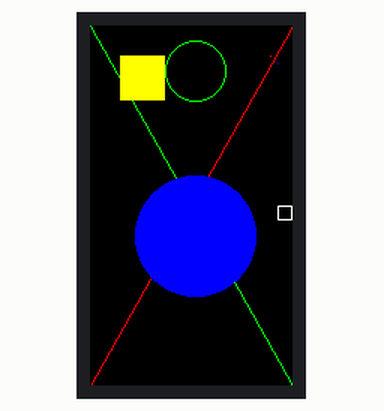
This sketch was run on a simulated ESP32. Parts: 135×240 colour display.

Above: at 0.2 s.

The sketch:

TTGO_Tutorial02.ino
```cpp
// TTGO Tutorial 02
// Reference: https://www.youtube.com/watch?v=AyumJUAFdZ0&ab_channel=VolosProjects

#include <TFT_eSPI.h>
#include <SPI.h>

TFT_eSPI tft = TFT_eSPI();

void setup() {
  // put your setup code here, to run once:
  tft.init();
  tft.fillScreen(TFT_BLACK);
  tft.drawPixel(120,20,TFT_RED);
  tft.drawPixel(125,25,TFT_BLUE);

  tft.drawLine(0,0,135,240,TFT_GREEN); // tft.drawLine(x1, y1, x2, y2, color)
  tft.drawLine(135,0,0,240,TFT_RED);

  tft.drawRect(125, 120, 10, 10, TFT_WHITE); // tft.drawRect(x, y, w, h, color)
  tft.fillRect(20, 20, 30, 30, TFT_YELLOW);  // tft.fillRect(x, y, w, h, color)

  tft.drawCircle(70, 30, 20, TFT_GREEN); // tft.drawCircle(x, y, r, color)
  tft.fillCircle(70, 140, 40, TFT_BLUE); // tft.fillCircle(x, y, r, color)

}

void loop() {
  // put your main code here, to run repeatedly:

}
```
